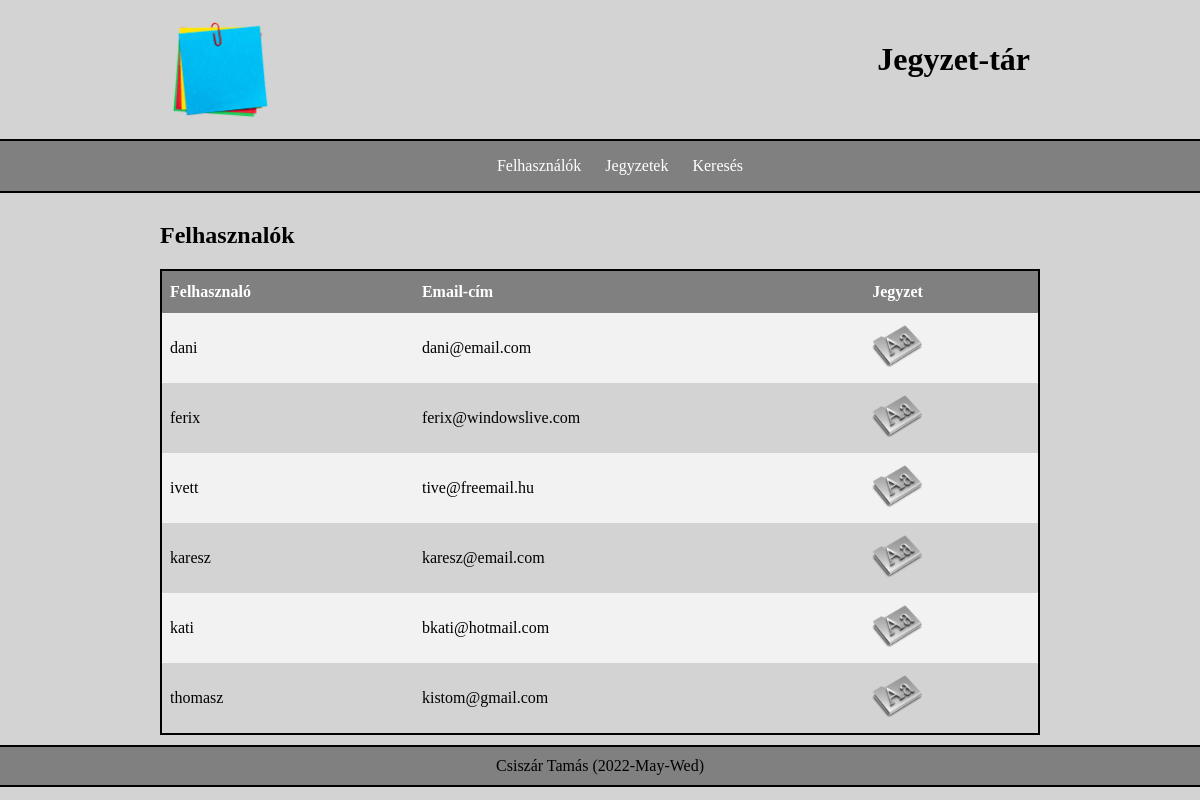
The app's page /?p=felhasznalok with its own data.
### tables this page shows
CREATE TABLE `j_felhasznalok` (
  `f_id` int(11) NOT NULL,
  `f_nev` varchar(255) NOT NULL,
  `f_jelszo` varchar(255) NOT NULL,
  `f_email` varchar(255) NOT NULL
);

### index.php (called while the page is built)
<?php
include("./BackEnd/DBConnection.php");
include("./BackEnd/DBFunctions.php");
include("./FrontEnd/menu.php");
include("./FrontEnd/header.php");
include($content);
include("./FrontEnd/footer.php");
?>

### BackEnd/DBConnection.php (called while the page is built, shortened)
<?php
function connect()
{
	$host="localhost";
	$user="root";
	$pw="";
	$db="dolgozat";
	$connect= new mysqli($host,$user,$pw,$db);
	return $connect;
}
?>

### BackEnd/DBFunctions.php (called while the page is built, shortened)
<?php
function Felhasznalok()
{
    $sql = "SELECT f_nev,f_email,f_id FROM j_felhasznalok ORDER BY f_nev ASC;";
    $result=connect()->query($sql);
    if($result->num_rows >0) {
        $n = 0;
        while ($row = $result->fetch_assoc())
        {
            $list[$n]["nev"] = $row["f_nev"];
            $list[$n]["email"] = $row["f_email"];
            $list[$n]["id"] = $row["f_id"];
            $n++;
        }
    }
    else {
        $list = null;
    }
    return $list;
}
?>

### FrontEnd/pages/felhasznalok.php (the view)
<h2>Felhasznalók</h2>
<table>
    <tr>
        <th>Felhasznaló</th>
        <th>Email-cím</th>
        <th>Jegyzet</th>
    </tr>
    <?php
    $felh = Felhasznalok();
    for ($i=0; $i < count($felh); $i++) {
        echo "<tr>
            <td>".$felh[$i]["nev"]."</td>
            <td>".$felh[$i]["email"]."</td>
            <td><a href='./?p=detail&id=".$felh[$i]["id"]."'><img src='./FrontEnd/img/jegyzet.png' alt='jegyzet.png'></a></td>
        </tr>";
    }
    ?>
</table>

### FrontEnd/css/mystyle.css (style rules this page uses)
* { box-sizing: border-box; }
body { margin: 0; width: 100%; background-color: lightgray; }

### FrontEnd/css/table.css (style rules this page uses)
table { border-collapse: collapse; border: 2px solid black; width: 100%; }
table td, table th { padding: 8px; }
table tr:nth-child(even) { background-color: #f2f2f2; }
table th { padding-top: 12px; padding-bottom: 12px; text-align: left; background-color: grey; color: white; }
table img { width: 50px; height: auto; }

### records on screen
j_felhasznalok: f_nev "dani", f_email "dani@email.com"
j_felhasznalok: f_nev "ferix", f_email "ferix@windowslive.com"
j_felhasznalok: f_nev "ivett", f_email "tive@freemail.hu"
j_felhasznalok: f_nev "karesz", f_email "karesz@email.com"
j_felhasznalok: f_nev "kati", f_email "bkati@hotmail.com"
j_felhasznalok: f_nev "thomasz", f_email "kistom@gmail.com"
